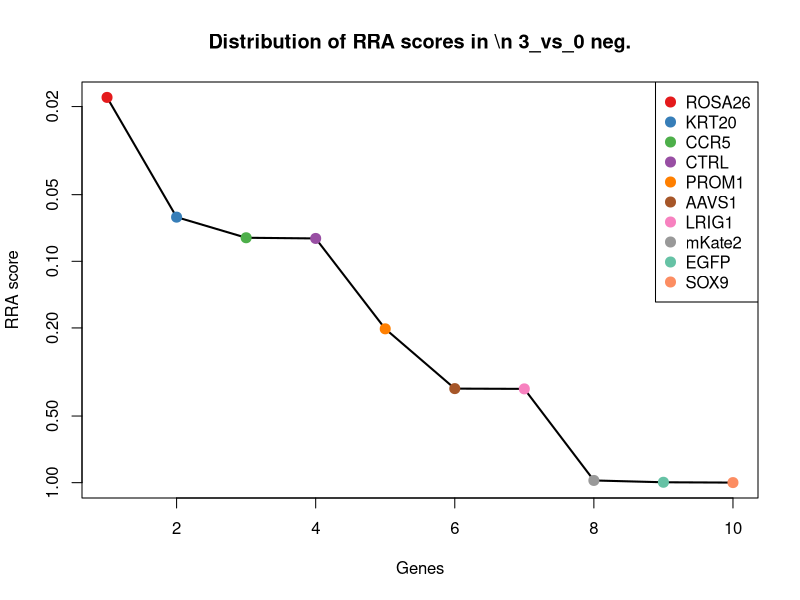
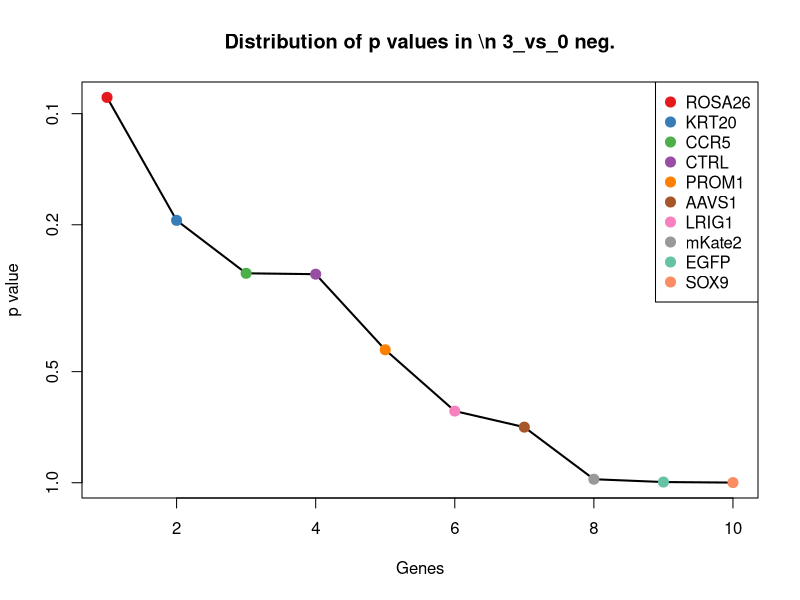
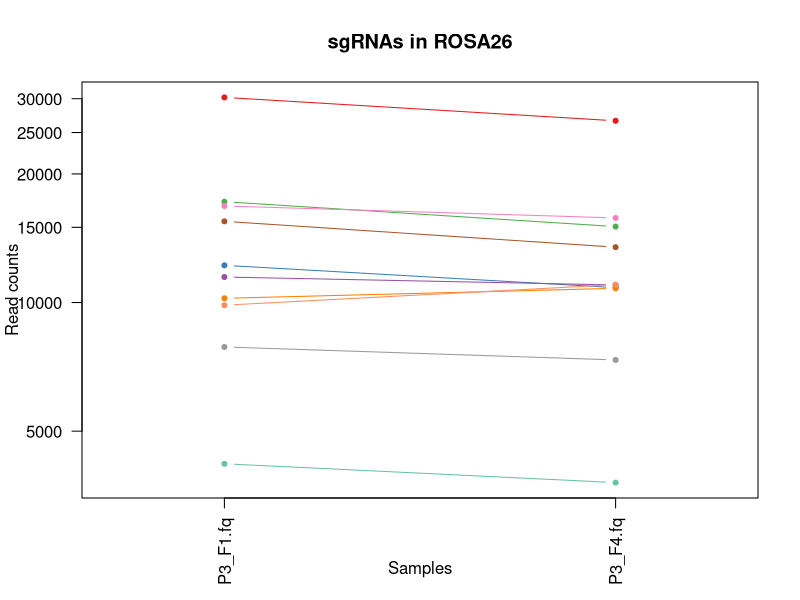
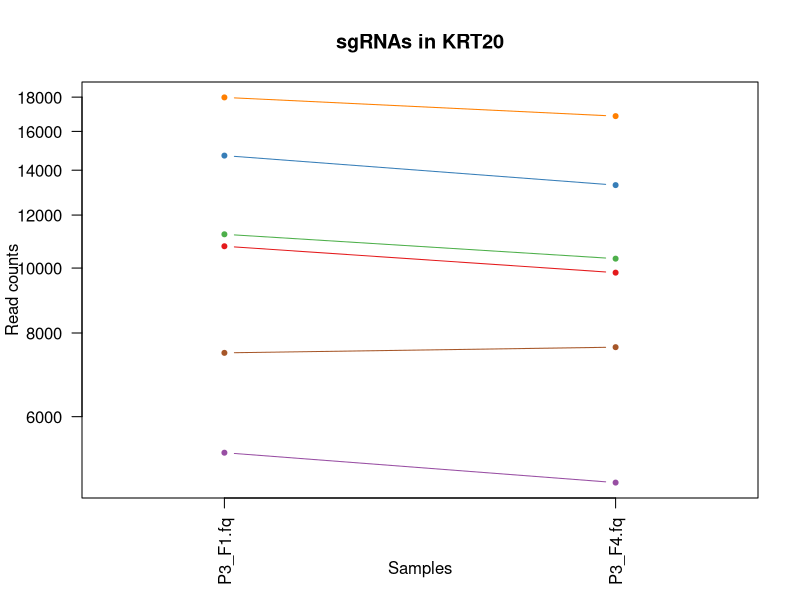
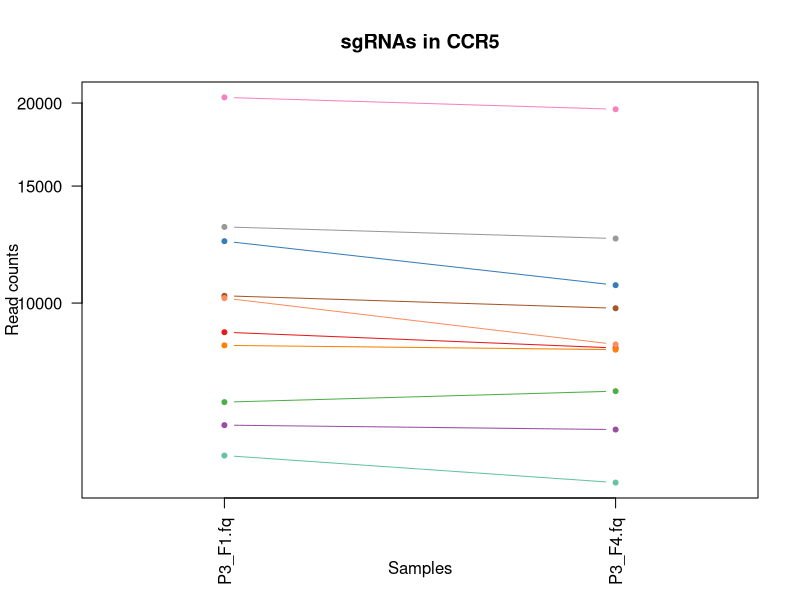
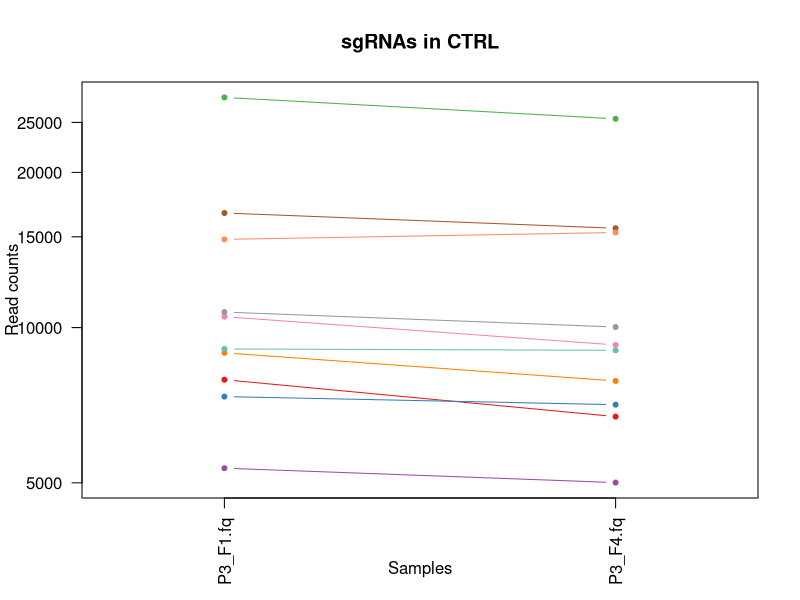
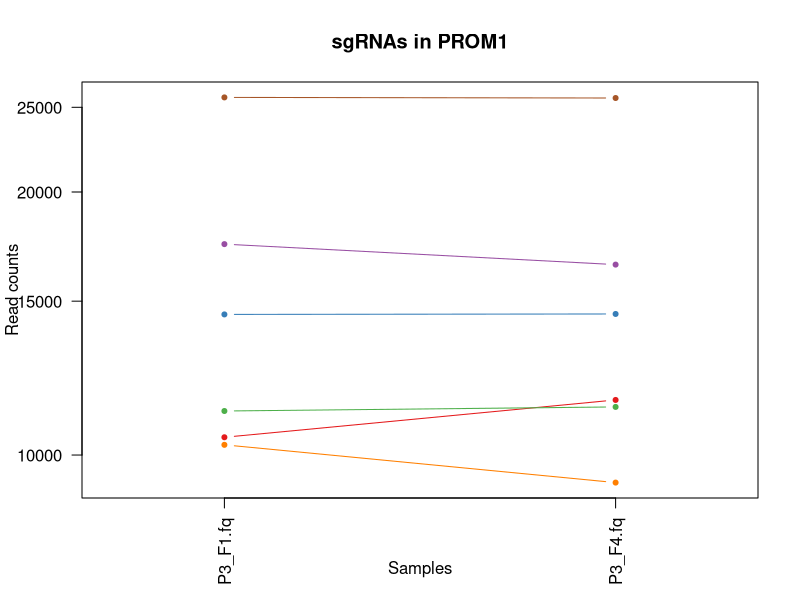
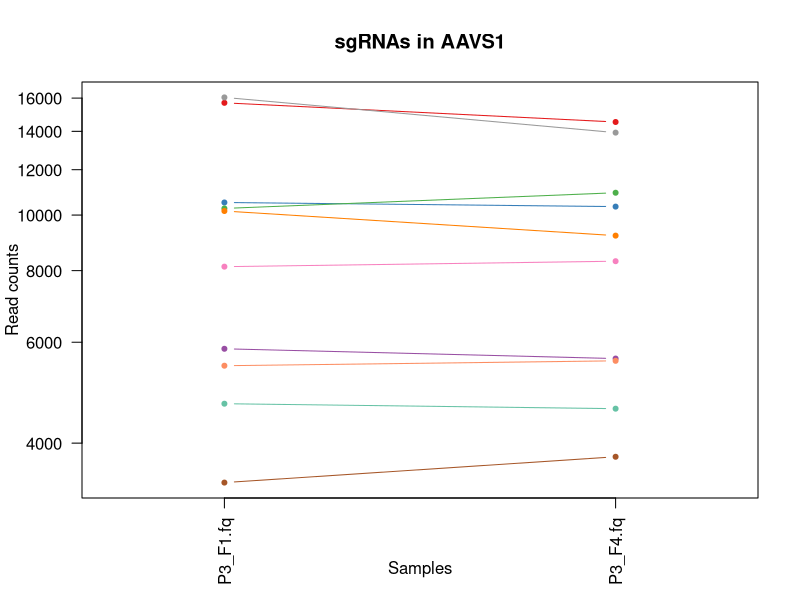

R code for these plots, in order: (Note: this script raises an error after producing the figures.)
pdf(file='P3_03_day3.pdf',width=4.5,height=4.5);
gstable=read.table('P3_03_day3.gene_summary.txt',header=T)
# 
#
# parameters
# Do not modify the variables beginning with "__"

# gstablename='__GENE_SUMMARY_FILE__'
startindex=3
# outputfile='__OUTPUT_FILE__'
targetgenelist=c("ROSA26","KRT20","CCR5","CTRL","PROM1","AAVS1","LRIG1","mKate2","EGFP","SOX9")
# samplelabel=sub('.\\w+.\\w+$','',colnames(gstable)[startindex]);
samplelabel='3_vs_0 neg.'


# You need to write some codes in front of this code:
# gstable=read.table(gstablename,header=T)
# pdf(file=outputfile,width=6,height=6)


# set up color using RColorBrewer
#library(RColorBrewer)
#colors <- brewer.pal(length(targetgenelist), "Set1")

colors=c( "#E41A1C", "#377EB8", "#4DAF4A", "#984EA3", "#FF7F00",  "#A65628", "#F781BF",
          "#999999", "#66C2A5", "#FC8D62", "#8DA0CB", "#E78AC3", "#A6D854", "#FFD92F", "#E5C494", "#B3B3B3", 
          "#8DD3C7", "#FFFFB3", "#BEBADA", "#FB8072", "#80B1D3", "#FDB462", "#B3DE69", "#FCCDE5",
          "#D9D9D9", "#BC80BD", "#CCEBC5", "#FFED6F")

######
# function definition

plotrankedvalues<-function(val, tglist, ...){
  
  plot(val,log='y',ylim=c(max(val),min(val)),type='l',lwd=2, ...)
  if(length(tglist)>0){
    for(i in 1:length(tglist)){
      targetgene=tglist[i];
      tx=which(names(val)==targetgene);ty=val[targetgene];
      points(tx,ty,col=colors[(i %% length(colors)) ],cex=2,pch=20)
      # text(tx+50,ty,targetgene,col=colors[i])
    }
    legend('topright',tglist,pch=20,pt.cex = 2,cex=1,col=colors)
  }
}



plotrandvalues<-function(val,targetgenelist, ...){
  # choose the one with the best distance distribution
  
  mindiffvalue=0;
  randval=val;
  for(i in 1:20){
    randval0=sample(val)
    vindex=sort(which(names(randval0) %in% targetgenelist))
    if(max(vindex)>0.9*length(val)){
      # print('pass...')
      next;
    }
    mindiffind=min(diff(vindex));
    if (mindiffind > mindiffvalue){
      mindiffvalue=mindiffind;
      randval=randval0;
      # print(paste('Diff: ',mindiffvalue))
    }
  }
  plot(randval,log='y',ylim=c(max(randval),min(randval)),pch=20,col='grey', ...)
  
  if(length(targetgenelist)>0){
    for(i in 1:length(targetgenelist)){
      targetgene=targetgenelist[i];
      tx=which(names(randval)==targetgene);ty=randval[targetgene];
      points(tx,ty,col=colors[(i %% length(colors)) ],cex=2,pch=20)
      text(tx+50,ty,targetgene,col=colors[i])
    }
  }
  
}




# set.seed(1235)



pvec=gstable[,startindex]
names(pvec)=gstable[,'id']
pvec=sort(pvec);

plotrankedvalues(pvec,targetgenelist,xlab='Genes',ylab='RRA score',main=paste('Distribution of RRA scores in \\n',samplelabel))

# plotrandvalues(pvec,targetgenelist,xlab='Genes',ylab='RRA score',main=paste('Distribution of RRA scores in \\n',samplelabel))


pvec=gstable[,startindex+1]
names(pvec)=gstable[,'id']
pvec=sort(pvec);

plotrankedvalues(pvec,targetgenelist,xlab='Genes',ylab='p value',main=paste('Distribution of p values in \\n',samplelabel))

# plotrandvalues(pvec,targetgenelist,xlab='Genes',ylab='p value',main=paste('Distribution of p values in \\n',samplelabel))



# you need to write after this code:
# dev.off()






# parameters
# Do not modify the variables beginning with "__"
targetmat=list(c(30210.33407871199,26634.040053230918),c(12220.302965131543,10835.354746351211),c(17218.007231953696,15056.968672651532),c(11473.842788194424,10991.441933652082),c(10231.446740278534,10796.635444075026),c(15490.75291842454,13476.737148504722),c(16826.030426712743,15775.69572115322),c(7869.360426956963,7338.5177595332325),c(4192.447569098891,3788.4417320854986),c(9859.068775299627,11012.011562986307))
targetgene="ROSA26"
collabel=c("P3_F1.fq","P3_F4.fq")

# set up color using RColorBrewer
#library(RColorBrewer)
#colors <- brewer.pal(length(targetgenelist), "Set1")

colors=c( "#E41A1C", "#377EB8", "#4DAF4A", "#984EA3", "#FF7F00",  "#A65628", "#F781BF",
          "#999999", "#66C2A5", "#FC8D62", "#8DA0CB", "#E78AC3", "#A6D854", "#FFD92F", "#E5C494", "#B3B3B3", 
          "#8DD3C7", "#FFFFB3", "#BEBADA", "#FB8072", "#80B1D3", "#FDB462", "#B3DE69", "#FCCDE5",
          "#D9D9D9", "#BC80BD", "#CCEBC5", "#FFED6F")


## code

targetmatvec=unlist(targetmat)+1
yrange=range(targetmatvec[targetmatvec>0]);
# yrange[1]=1; # set the minimum value to 1
for(i in 1:length(targetmat)){
  vali=targetmat[[i]]+1;
  if(i==1){
    plot(1:length(vali),vali,type='b',las=1,pch=20,main=paste('sgRNAs in',targetgene),ylab='Read counts',xlab='Samples',xlim=c(0.7,length(vali)+0.3),ylim = yrange,col=colors[(i %% length(colors))],xaxt='n',log='y')
    axis(1,at=1:length(vali),labels=(collabel),las=2)
    # lines(0:100,rep(1,101),col='black');
  }else{
    lines(1:length(vali),vali,type='b',pch=20,col=colors[(i %% length(colors))])
  }
}




# parameters
# Do not modify the variables beginning with "__"
targetmat=list(c(10778.510020636559,9843.172625523965),c(14720.433283777102,13300.080331869627),c(11230.987593642963,10328.373882172411),c(5299.355982159756,4781.833831108876),c(17981.5098786839,16861.046163082538),c(7470.566633798776,7618.022722839444))
targetgene="KRT20"
collabel=c("P3_F1.fq","P3_F4.fq")

# set up color using RColorBrewer
#library(RColorBrewer)
#colors <- brewer.pal(length(targetgenelist), "Set1")

colors=c( "#E41A1C", "#377EB8", "#4DAF4A", "#984EA3", "#FF7F00",  "#A65628", "#F781BF",
          "#999999", "#66C2A5", "#FC8D62", "#8DA0CB", "#E78AC3", "#A6D854", "#FFD92F", "#E5C494", "#B3B3B3", 
          "#8DD3C7", "#FFFFB3", "#BEBADA", "#FB8072", "#80B1D3", "#FDB462", "#B3DE69", "#FCCDE5",
          "#D9D9D9", "#BC80BD", "#CCEBC5", "#FFED6F")


## code

targetmatvec=unlist(targetmat)+1
yrange=range(targetmatvec[targetmatvec>0]);
# yrange[1]=1; # set the minimum value to 1
for(i in 1:length(targetmat)){
  vali=targetmat[[i]]+1;
  if(i==1){
    plot(1:length(vali),vali,type='b',las=1,pch=20,main=paste('sgRNAs in',targetgene),ylab='Read counts',xlab='Samples',xlim=c(0.7,length(vali)+0.3),ylim = yrange,col=colors[(i %% length(colors))],xaxt='n',log='y')
    axis(1,at=1:length(vali),labels=(collabel),las=2)
    # lines(0:100,rep(1,101),col='black');
  }else{
    lines(1:length(vali),vali,type='b',pch=20,col=colors[(i %% length(colors))])
  }
}




# parameters
# Do not modify the variables beginning with "__"
targetmat=list(c(9038.47385476259,8558.175781233067),c(12391.579786552047,10639.338278578023),c(7093.9280513715985,7368.767214436502),c(6550.27326497219,6450.393763573234),c(8635.41944415613,8508.566675191705),c(10254.454074499197,9821.39301799361),c(20393.019354405416,19573.817278807765),c(13018.742674937572,12505.124657011698),c(5894.990301428074,5367.463278036178),c(10171.798096002736,8663.443884296446))
targetgene="CCR5"
collabel=c("P3_F1.fq","P3_F4.fq")

# set up color using RColorBrewer
#library(RColorBrewer)
#colors <- brewer.pal(length(targetgenelist), "Set1")

colors=c( "#E41A1C", "#377EB8", "#4DAF4A", "#984EA3", "#FF7F00",  "#A65628", "#F781BF",
          "#999999", "#66C2A5", "#FC8D62", "#8DA0CB", "#E78AC3", "#A6D854", "#FFD92F", "#E5C494", "#B3B3B3", 
          "#8DD3C7", "#FFFFB3", "#BEBADA", "#FB8072", "#80B1D3", "#FDB462", "#B3DE69", "#FCCDE5",
          "#D9D9D9", "#BC80BD", "#CCEBC5", "#FFED6F")


## code

targetmatvec=unlist(targetmat)+1
yrange=range(targetmatvec[targetmatvec>0]);
# yrange[1]=1; # set the minimum value to 1
for(i in 1:length(targetmat)){
  vali=targetmat[[i]]+1;
  if(i==1){
    plot(1:length(vali),vali,type='b',las=1,pch=20,main=paste('sgRNAs in',targetgene),ylab='Read counts',xlab='Samples',xlim=c(0.7,length(vali)+0.3),ylim = yrange,col=colors[(i %% length(colors))],xaxt='n',log='y')
    axis(1,at=1:length(vali),labels=(collabel),las=2)
    # lines(0:100,rep(1,101),col='black');
  }else{
    lines(1:length(vali),vali,type='b',pch=20,col=colors[(i %% length(colors))])
  }
}




# parameters
# Do not modify the variables beginning with "__"
targetmat=list(c(7923.044206805181,6719.008923114268),c(7347.860851288564,7086.842294738029),c(27948.798337169617,25397.44233678525),c(5336.849415704543,5004.469819196941),c(8932.810542045461,7879.3780132036945),c(16678.61306300256,15580.889231576164),c(10497.309269050658,9253.91324400827),c(10717.157129381454,10024.669354943582),c(9089.601264141844,9034.907190508598),c(14826.948719983882,15289.284486308643))
targetgene="CTRL"
collabel=c("P3_F1.fq","P3_F4.fq")

# set up color using RColorBrewer
#library(RColorBrewer)
#colors <- brewer.pal(length(targetgenelist), "Set1")

colors=c( "#E41A1C", "#377EB8", "#4DAF4A", "#984EA3", "#FF7F00",  "#A65628", "#F781BF",
          "#999999", "#66C2A5", "#FC8D62", "#8DA0CB", "#E78AC3", "#A6D854", "#FFD92F", "#E5C494", "#B3B3B3", 
          "#8DD3C7", "#FFFFB3", "#BEBADA", "#FB8072", "#80B1D3", "#FDB462", "#B3DE69", "#FCCDE5",
          "#D9D9D9", "#BC80BD", "#CCEBC5", "#FFED6F")


## code

targetmatvec=unlist(targetmat)+1
yrange=range(targetmatvec[targetmatvec>0]);
# yrange[1]=1; # set the minimum value to 1
for(i in 1:length(targetmat)){
  vali=targetmat[[i]]+1;
  if(i==1){
    plot(1:length(vali),vali,type='b',las=1,pch=20,main=paste('sgRNAs in',targetgene),ylab='Read counts',xlab='Samples',xlim=c(0.7,length(vali)+0.3),ylim = yrange,col=colors[(i %% length(colors))],xaxt='n',log='y')
    axis(1,at=1:length(vali),labels=(collabel),las=2)
    # lines(0:100,rep(1,101),col='black');
  }else{
    lines(1:length(vali),vali,type='b',pch=20,col=colors[(i %% length(colors))])
  }
}




# parameters
# Do not modify the variables beginning with "__"
targetmat=list(c(10478.562552278265,11561.341664029684),c(14484.395077142875,14501.5886806275),c(11229.283346663655,11350.805457902927),c(17431.89022785691,16516.202377185262),c(10271.496544292282,9298.68243726511),c(25659.994643958315,25618.868346677184))
targetgene="PROM1"
collabel=c("P3_F1.fq","P3_F4.fq")

# set up color using RColorBrewer
#library(RColorBrewer)
#colors <- brewer.pal(length(targetgenelist), "Set1")

colors=c( "#E41A1C", "#377EB8", "#4DAF4A", "#984EA3", "#FF7F00",  "#A65628", "#F781BF",
          "#999999", "#66C2A5", "#FC8D62", "#8DA0CB", "#E78AC3", "#A6D854", "#FFD92F", "#E5C494", "#B3B3B3", 
          "#8DD3C7", "#FFFFB3", "#BEBADA", "#FB8072", "#80B1D3", "#FDB462", "#B3DE69", "#FCCDE5",
          "#D9D9D9", "#BC80BD", "#CCEBC5", "#FFED6F")


## code

targetmatvec=unlist(targetmat)+1
yrange=range(targetmatvec[targetmatvec>0]);
# yrange[1]=1; # set the minimum value to 1
for(i in 1:length(targetmat)){
  vali=targetmat[[i]]+1;
  if(i==1){
    plot(1:length(vali),vali,type='b',las=1,pch=20,main=paste('sgRNAs in',targetgene),ylab='Read counts',xlab='Samples',xlim=c(0.7,length(vali)+0.3),ylim = yrange,col=colors[(i %% length(colors))],xaxt='n',log='y')
    axis(1,at=1:length(vali),labels=(collabel),las=2)
    # lines(0:100,rep(1,101),col='black');
  }else{
    lines(1:length(vali),vali,type='b',pch=20,col=colors[(i %% length(colors))])
  }
}




# parameters
# Do not modify the variables beginning with "__"
targetmat=list(c(15697.818926410522,14534.258091923031),c(10518.612356292015,10345.31357691824),c(10269.792297312973,10938.202893022328),c(5843.010768559166,5617.928764635251),c(10164.128984595847,9206.72409435917),c(3412.7545760652556,3786.021775693237),c(8127.553844322199,8307.710294633995),c(16043.781063210146,13926.849037465376),c(4685.827069608699,4593.0772325124735),c(5458.703074725101,5567.109680397758))
targetgene="AAVS1"
collabel=c("P3_F1.fq","P3_F4.fq")

# set up color using RColorBrewer
#library(RColorBrewer)
#colors <- brewer.pal(length(targetgenelist), "Set1")

colors=c( "#E41A1C", "#377EB8", "#4DAF4A", "#984EA3", "#FF7F00",  "#A65628", "#F781BF",
          "#999999", "#66C2A5", "#FC8D62", "#8DA0CB", "#E78AC3", "#A6D854", "#FFD92F", "#E5C494", "#B3B3B3", 
          "#8DD3C7", "#FFFFB3", "#BEBADA", "#FB8072", "#80B1D3", "#FDB462", "#B3DE69", "#FCCDE5",
          "#D9D9D9", "#BC80BD", "#CCEBC5", "#FFED6F")


## code

targetmatvec=unlist(targetmat)+1
yrange=range(targetmatvec[targetmatvec>0]);
# yrange[1]=1; # set the minimum value to 1
for(i in 1:length(targetmat)){
  vali=targetmat[[i]]+1;
  if(i==1){
    plot(1:length(vali),vali,type='b',las=1,pch=20,main=paste('sgRNAs in',targetgene),ylab='Read counts',xlab='Samples',xlim=c(0.7,length(vali)+0.3),ylim = yrange,col=colors[(i %% length(colors))],xaxt='n',log='y')
    axis(1,at=1:length(vali),labels=(collabel),las=2)
    # lines(0:100,rep(1,101),col='black');
  }else{
    lines(1:length(vali),vali,type='b',pch=20,col=colors[(i %% length(colors))])
  }
}




# parameters
# Do not modify the variables beginning with "__"
targetmat=list(c(13009.369316551376,12399.85655394832),c(8011.665049729222,6968.264431517211),c(6632.929243468651,6809.757287824078),c(13669.765021033416,15493.770801454746),c(20548.957953012145,20862.444057687055),c(9053.812077576365,8376.67905181345))
targetgene="LRIG1"
collabel=c("P3_F1.fq","P3_F4.fq")

# set up color using RColorBrewer
#library(RColorBrewer)
#colors <- brewer.pal(length(targetgenelist), "Set1")

colors=c( "#E41A1C", "#377EB8", "#4DAF4A", "#984EA3", "#FF7F00",  "#A65628", "#F781BF",
          "#999999", "#66C2A5", "#FC8D62", "#8DA0CB", "#E78AC3", "#A6D854", "#FFD92F", "#E5C494", "#B3B3B3", 
          "#8DD3C7", "#FFFFB3", "#BEBADA", "#FB8072", "#80B1D3", "#FDB462", "#B3DE69", "#FCCDE5",
          "#D9D9D9", "#BC80BD", "#CCEBC5", "#FFED6F")


## code

targetmatvec=unlist(targetmat)+1
yrange=range(targetmatvec[targetmatvec>0]);
# yrange[1]=1; # set the minimum value to 1
for(i in 1:length(targetmat)){
  vali=targetmat[[i]]+1;
  if(i==1){
    plot(1:length(vali),vali,type='b',las=1,pch=20,main=paste('sgRNAs in',targetgene),ylab='Read counts',xlab='Samples',xlim=c(0.7,length(vali)+0.3),ylim = yrange,col=colors[(i %% length(colors))],xaxt='n',log='y')
    axis(1,at=1:length(vali),labels=(collabel),las=2)
    # lines(0:100,rep(1,101),col='black');
  }else{
    lines(1:length(vali),vali,type='b',pch=20,col=colors[(i %% length(colors))])
  }
}




# parameters
# Do not modify the variables beginning with "__"
targetmat=list(c(7330.818381495479,7633.7524393891445),c(7136.534225854311,7319.15810839514),c(8263.041479177224,8022.155440347127),c(6903.904513178702,7184.850528624622),c(6422.454741524053,7288.90865349187),c(13485.706347268098,14500.37870243137))
targetgene="mKate2"
collabel=c("P3_F1.fq","P3_F4.fq")

# set up color using RColorBrewer
#library(RColorBrewer)
#colors <- brewer.pal(length(targetgenelist), "Set1")

colors=c( "#E41A1C", "#377EB8", "#4DAF4A", "#984EA3", "#FF7F00",  "#A65628", "#F781BF",
          "#999999", "#66C2A5", "#FC8D62", "#8DA0CB", "#E78AC3", "#A6D854", "#FFD92F", "#E5C494", "#B3B3B3", 
          "#8DD3C7", "#FFFFB3", "#BEBADA", "#FB8072", "#80B1D3", "#FDB462", "#B3DE69", "#FCCDE5",
          "#D9D9D9", "#BC80BD", "#CCEBC5", "#FFED6F")


## code

targetmatvec=unlist(targetmat)+1
yrange=range(targetmatvec[targetmatvec>0]);
# yrange[1]=1; # set the minimum value to 1
for(i in 1:length(targetmat)){
  vali=targetmat[[i]]+1;
  if(i==1){
    plot(1:length(vali),vali,type='b',las=1,pch=20,main=paste('sgRNAs in',targetgene),ylab='Read counts',xlab='Samples',xlim=c(0.7,length(vali)+0.3),ylim = yrange,col=colors[(i %% length(colors))],xaxt='n',log='y')
    axis(1,at=1:length(vali),labels=(collabel),las=2)
    # lines(0:100,rep(1,101),col='black');
  }else{
    lines(1:length(vali),vali,type='b',pch=20,col=colors[(i %% length(colors))])
  }
}




# parameters
# Do not modify the variables beginning with "__"
targetmat=list(c(7333.374751964442,16930.014920261994),c(11952.73618938011,17161.12075572297),c(6358.545479799985,8428.708114247072),c(8106.250757080843,9417.260300485927),c(10895.250938719191,15261.454987797635),c(15811.151350534537,15854.344303901722))
targetgene="EGFP"
collabel=c("P3_F1.fq","P3_F4.fq")

# set up color using RColorBrewer
#library(RColorBrewer)
#colors <- brewer.pal(length(targetgenelist), "Set1")

colors=c( "#E41A1C", "#377EB8", "#4DAF4A", "#984EA3", "#FF7F00",  "#A65628", "#F781BF",
          "#999999", "#66C2A5", "#FC8D62", "#8DA0CB", "#E78AC3", "#A6D854", "#FFD92F", "#E5C494", "#B3B3B3", 
          "#8DD3C7", "#FFFFB3", "#BEBADA", "#FB8072", "#80B1D3", "#FDB462", "#B3DE69", "#FCCDE5",
          "#D9D9D9", "#BC80BD", "#CCEBC5", "#FFED6F")


## code

targetmatvec=unlist(targetmat)+1
yrange=range(targetmatvec[targetmatvec>0]);
# yrange[1]=1; # set the minimum value to 1
for(i in 1:length(targetmat)){
  vali=targetmat[[i]]+1;
  if(i==1){
    plot(1:length(vali),vali,type='b',las=1,pch=20,main=paste('sgRNAs in',targetgene),ylab='Read counts',xlab='Samples',xlim=c(0.7,length(vali)+0.3),ylim = yrange,col=colors[(i %% length(colors))],xaxt='n',log='y')
    axis(1,at=1:length(vali),labels=(collabel),las=2)
    # lines(0:100,rep(1,101),col='black');
  }else{
    lines(1:length(vali),vali,type='b',pch=20,col=colors[(i %% length(colors))])
  }
}




# parameters
# Do not modify the variables beginning with "__"
targetmat=list(c(8406.198225439139,10638.128300381892),c(6294.636218075916,7310.688261022224),c(6818.6921642132775,8663.443884296446),c(4023.72711814735,4854.432522876724),c(10619.162928071215,10907.953438119059),c(14719.581160287447,16276.626694351367))
targetgene="SOX9"
collabel=c("P3_F1.fq","P3_F4.fq")

# set up color using RColorBrewer
#library(RColorBrewer)
#colors <- brewer.pal(length(targetgenelist), "Set1")

colors=c( "#E41A1C", "#377EB8", "#4DAF4A", "#984EA3", "#FF7F00",  "#A65628", "#F781BF",
          "#999999", "#66C2A5", "#FC8D62", "#8DA0CB", "#E78AC3", "#A6D854", "#FFD92F", "#E5C494", "#B3B3B3", 
          "#8DD3C7", "#FFFFB3", "#BEBADA", "#FB8072", "#80B1D3", "#FDB462", "#B3DE69", "#FCCDE5",
          "#D9D9D9", "#BC80BD", "#CCEBC5", "#FFED6F")


## code

targetmatvec=unlist(targetmat)+1
yrange=range(targetmatvec[targetmatvec>0]);
# yrange[1]=1; # set the minimum value to 1
for(i in 1:length(targetmat)){
  vali=targetmat[[i]]+1;
  if(i==1){
    plot(1:length(vali),vali,type='b',las=1,pch=20,main=paste('sgRNAs in',targetgene),ylab='Read counts',xlab='Samples',xlim=c(0.7,length(vali)+0.3),ylim = yrange,col=colors[(i %% length(colors))],xaxt='n',log='y')
    axis(1,at=1:length(vali),labels=(collabel),las=2)
    # lines(0:100,rep(1,101),col='black');
  }else{
    lines(1:length(vali),vali,type='b',pch=20,col=colors[(i %% length(colors))])
  }
}



# 
#
# parameters
# Do not modify the variables beginning with "__"

# gstablename='__GENE_SUMMARY_FILE__'
startindex=9
# outputfile='__OUTPUT_FILE__'
targetgenelist=c("EGFP","SOX9","mKate2","LRIG1","PROM1","AAVS1","ROSA26","KRT20","CCR5","CTRL")
# samplelabel=sub('.\\w+.\\w+$','',colnames(gstable)[startindex]);
samplelabel='3_vs_0 pos.'


# You need to write some codes in front of this code:
# gstable=read.table(gstablename,header=T)
# pdf(file=outputfile,width=6,height=6)


# set up color using RColorBrewer
#library(RColorBrewer)
#colors <- brewer.pal(length(targetgenelist), "Set1")

colors=c( "#E41A1C", "#377EB8", "#4DAF4A", "#984EA3", "#FF7F00",  "#A65628", "#F781BF",
          "#999999", "#66C2A5", "#FC8D62", "#8DA0CB", "#E78AC3", "#A6D854", "#FFD92F", "#E5C494", "#B3B3B3", 
          "#8DD3C7", "#FFFFB3", "#BEBADA", "#FB8072", "#80B1D3", "#FDB462", "#B3DE69", "#FCCDE5",
          "#D9D9D9", "#BC80BD", "#CCEBC5", "#FFED6F")

######
# function definition

plotrankedvalues<-function(val, tglist, ...){
  
  plot(val,log='y',ylim=c(max(val),min(val)),type='l',lwd=2, ...)
  if(length(tglist)>0){
    for(i in 1:length(tglist)){
      targetgene=tglist[i];
      tx=which(names(val)==targetgene);ty=val[targetgene];
      points(tx,ty,col=colors[(i %% length(colors)) ],cex=2,pch=20)
      # text(tx+50,ty,targetgene,col=colors[i])
    }
    legend('topright',tglist,pch=20,pt.cex = 2,cex=1,col=colors)
  }
}



plotrandvalues<-function(val,targetgenelist, ...){
  # choose the one with the best distance distribution
  
  mindiffvalue=0;
  randval=val;
  for(i in 1:20){
    randval0=sample(val)
    vindex=sort(which(names(randval0) %in% targetgenelist))
    if(max(vindex)>0.9*length(val)){
      # print('pass...')
      next;
    }
    mindiffind=min(diff(vindex));
    if (mindiffind > mindiffvalue){
      mindiffvalue=mindiffind;
      randval=randval0;
      # print(paste('Diff: ',mindiffvalue))
    }
  }
  plot(randval,log='y',ylim=c(max(randval),min(randval)),pch=20,col='grey', ...)
  
  if(length(targetgenelist)>0){
    for(i in 1:length(targetgenelist)){
      targetgene=targetgenelist[i];
      tx=which(names(randval)==targetgene);ty=randval[targetgene];
      points(tx,ty,col=colors[(i %% length(colors)) ],cex=2,pch=20)
      text(tx+50,ty,targetgene,col=colors[i])
    }
  }
  
}




# set.seed(1235)



pvec=gstable[,startindex]
names(pvec)=gstable[,'id']
pvec=sort(pvec);

plotrankedvalues(pvec,targetgenelist,xlab='Genes',ylab='RRA score',main=paste('Distribution of RRA scores in \\n',samplelabel))

# plotrandvalues(pvec,targetgenelist,xlab='Genes',ylab='RRA score',main=paste('Distribution of RRA scores in \\n',samplelabel))


pvec=gstable[,startindex+1]
names(pvec)=gstable[,'id']
pvec=sort(pvec);

plotrankedvalues(pvec,targetgenelist,xlab='Genes',ylab='p value',main=paste('Distribution of p values in \\n',samplelabel))

# plotrandvalues(pvec,targetgenelist,xlab='Genes',ylab='p value',main=paste('Distribution of p values in \\n',samplelabel))



# you need to write after this code:
# dev.off()






# parameters
# Do not modify the variables beginning with "__"
targetmat=list(c(7333.374751964442,16930.014920261994),c(11952.73618938011,17161.12075572297),c(6358.545479799985,8428.708114247072),c(8106.250757080843,9417.260300485927),c(10895.250938719191,15261.454987797635),c(15811.151350534537,15854.344303901722))
targetgene="EGFP"
collabel=c("P3_F1.fq","P3_F4.fq")

# set up color using RColorBrewer
#library(RColorBrewer)
#colors <- brewer.pal(length(targetgenelist), "Set1")

colors=c( "#E41A1C", "#377EB8", "#4DAF4A", "#984EA3", "#FF7F00",  "#A65628", "#F781BF",
          "#999999", "#66C2A5", "#FC8D62", "#8DA0CB", "#E78AC3", "#A6D854", "#FFD92F", "#E5C494", "#B3B3B3", 
          "#8DD3C7", "#FFFFB3", "#BEBADA", "#FB8072", "#80B1D3", "#FDB462", "#B3DE69", "#FCCDE5",
          "#D9D9D9", "#BC80BD", "#CCEBC5", "#FFED6F")


## code

targetmatvec=unlist(targetmat)+1
yrange=range(targetmatvec[targetmatvec>0]);
# yrange[1]=1; # set the minimum value to 1
for(i in 1:length(targetmat)){
  vali=targetmat[[i]]+1;
  if(i==1){
    plot(1:length(vali),vali,type='b',las=1,pch=20,main=paste('sgRNAs in',targetgene),ylab='Read counts',xlab='Samples',xlim=c(0.7,length(vali)+0.3),ylim = yrange,col=colors[(i %% length(colors))],xaxt='n',log='y')
    axis(1,at=1:length(vali),labels=(collabel),las=2)
    # lines(0:100,rep(1,101),col='black');
  }else{
    lines(1:length(vali),vali,type='b',pch=20,col=colors[(i %% length(colors))])
  }
}




# parameters
# Do not modify the variables beginning with "__"
targetmat=list(c(8406.198225439139,10638.128300381892),c(6294.636218075916,7310.688261022224),c(6818.6921642132775,8663.443884296446),c(4023.72711814735,4854.432522876724),c(10619.162928071215,10907.953438119059),c(14719.581160287447,16276.626694351367))
targetgene="SOX9"
collabel=c("P3_F1.fq","P3_F4.fq")

# set up color using RColorBrewer
#library(RColorBrewer)
#colors <- brewer.pal(length(targetgenelist), "Set1")

colors=c( "#E41A1C", "#377EB8", "#4DAF4A", "#984EA3", "#FF7F00",  "#A65628", "#F781BF",
          "#999999", "#66C2A5", "#FC8D62", "#8DA0CB", "#E78AC3", "#A6D854", "#FFD92F", "#E5C494", "#B3B3B3", 
          "#8DD3C7", "#FFFFB3", "#BEBADA", "#FB8072", "#80B1D3", "#FDB462", "#B3DE69", "#FCCDE5",
          "#D9D9D9", "#BC80BD", "#CCEBC5", "#FFED6F")


## code

targetmatvec=unlist(targetmat)+1
yrange=range(targetmatvec[targetmatvec>0]);
# yrange[1]=1; # set the minimum value to 1
for(i in 1:length(targetmat)){
  vali=targetmat[[i]]+1;
  if(i==1){
    plot(1:length(vali),vali,type='b',las=1,pch=20,main=paste('sgRNAs in',targetgene),ylab='Read counts',xlab='Samples',xlim=c(0.7,length(vali)+0.3),ylim = yrange,col=colors[(i %% length(colors))],xaxt='n',log='y')
    axis(1,at=1:length(vali),labels=(collabel),las=2)
    # lines(0:100,rep(1,101),col='black');
  }else{
    lines(1:length(vali),vali,type='b',pch=20,col=colors[(i %% length(colors))])
  }
}




# parameters
# Do not modify the variables beginning with "__"
targetmat=list(c(7330.818381495479,7633.7524393891445),c(7136.534225854311,7319.15810839514),c(8263.041479177224,8022.155440347127),c(6903.904513178702,7184.850528624622),c(6422.454741524053,7288.90865349187),c(13485.706347268098,14500.37870243137))
targetgene="mKate2"
collabel=c("P3_F1.fq","P3_F4.fq")

# set up color using RColorBrewer
#library(RColorBrewer)
#colors <- brewer.pal(length(targetgenelist), "Set1")

colors=c( "#E41A1C", "#377EB8", "#4DAF4A", "#984EA3", "#FF7F00",  "#A65628", "#F781BF",
          "#999999", "#66C2A5", "#FC8D62", "#8DA0CB", "#E78AC3", "#A6D854", "#FFD92F", "#E5C494", "#B3B3B3", 
          "#8DD3C7", "#FFFFB3", "#BEBADA", "#FB8072", "#80B1D3", "#FDB462", "#B3DE69", "#FCCDE5",
          "#D9D9D9", "#BC80BD", "#CCEBC5", "#FFED6F")


## code

targetmatvec=unlist(targetmat)+1
yrange=range(targetmatvec[targetmatvec>0]);
# yrange[1]=1; # set the minimum value to 1
for(i in 1:length(targetmat)){
  vali=targetmat[[i]]+1;
  if(i==1){
    plot(1:length(vali),vali,type='b',las=1,pch=20,main=paste('sgRNAs in',targetgene),ylab='Read counts',xlab='Samples',xlim=c(0.7,length(vali)+0.3),ylim = yrange,col=colors[(i %% length(colors))],xaxt='n',log='y')
    axis(1,at=1:length(vali),labels=(collabel),las=2)
    # lines(0:100,rep(1,101),col='black');
  }else{
    lines(1:length(vali),vali,type='b',pch=20,col=colors[(i %% length(colors))])
  }
}




# parameters
# Do not modify the variables beginning with "__"
targetmat=list(c(13009.369316551376,12399.85655394832),c(8011.665049729222,6968.264431517211),c(6632.929243468651,6809.757287824078),c(13669.765021033416,15493.770801454746),c(20548.957953012145,20862.444057687055),c(9053.812077576365,8376.67905181345))
targetgene="LRIG1"
collabel=c("P3_F1.fq","P3_F4.fq")

# set up color using RColorBrewer
#library(RColorBrewer)
#colors <- brewer.pal(length(targetgenelist), "Set1")

colors=c( "#E41A1C", "#377EB8", "#4DAF4A", "#984EA3", "#FF7F00",  "#A65628", "#F781BF",
          "#999999", "#66C2A5", "#FC8D62", "#8DA0CB", "#E78AC3", "#A6D854", "#FFD92F", "#E5C494", "#B3B3B3", 
          "#8DD3C7", "#FFFFB3", "#BEBADA", "#FB8072", "#80B1D3", "#FDB462", "#B3DE69", "#FCCDE5",
          "#D9D9D9", "#BC80BD", "#CCEBC5", "#FFED6F")


## code

targetmatvec=unlist(targetmat)+1
yrange=range(targetmatvec[targetmatvec>0]);
# yrange[1]=1; # set the minimum value to 1
for(i in 1:length(targetmat)){
  vali=targetmat[[i]]+1;
  if(i==1){
    plot(1:length(vali),vali,type='b',las=1,pch=20,main=paste('sgRNAs in',targetgene),ylab='Read counts',xlab='Samples',xlim=c(0.7,length(vali)+0.3),ylim = yrange,col=colors[(i %% length(colors))],xaxt='n',log='y')
    axis(1,at=1:length(vali),labels=(collabel),las=2)
    # lines(0:100,rep(1,101),col='black');
  }else{
    lines(1:length(vali),vali,type='b',pch=20,col=colors[(i %% length(colors))])
  }
}




# parameters
# Do not modify the variables beginning with "__"
targetmat=list(c(10478.562552278265,11561.341664029684),c(14484.395077142875,14501.5886806275),c(11229.283346663655,11350.805457902927),c(17431.89022785691,16516.202377185262),c(10271.496544292282,9298.68243726511),c(25659.994643958315,25618.868346677184))
targetgene="PROM1"
collabel=c("P3_F1.fq","P3_F4.fq")

# set up color using RColorBrewer
#library(RColorBrewer)
#colors <- brewer.pal(length(targetgenelist), "Set1")

colors=c( "#E41A1C", "#377EB8", "#4DAF4A", "#984EA3", "#FF7F00",  "#A65628", "#F781BF",
          "#999999", "#66C2A5", "#FC8D62", "#8DA0CB", "#E78AC3", "#A6D854", "#FFD92F", "#E5C494", "#B3B3B3", 
          "#8DD3C7", "#FFFFB3", "#BEBADA", "#FB8072", "#80B1D3", "#FDB462", "#B3DE69", "#FCCDE5",
          "#D9D9D9", "#BC80BD", "#CCEBC5", "#FFED6F")


## code

targetmatvec=unlist(targetmat)+1
yrange=range(targetmatvec[targetmatvec>0]);
# yrange[1]=1; # set the minimum value to 1
for(i in 1:length(targetmat)){
  vali=targetmat[[i]]+1;
  if(i==1){
    plot(1:length(vali),vali,type='b',las=1,pch=20,main=paste('sgRNAs in',targetgene),ylab='Read counts',xlab='Samples',xlim=c(0.7,length(vali)+0.3),ylim = yrange,col=colors[(i %% length(colors))],xaxt='n',log='y')
    axis(1,at=1:length(vali),labels=(collabel),las=2)
    # lines(0:100,rep(1,101),col='black');
  }else{
    lines(1:length(vali),vali,type='b',pch=20,col=colors[(i %% length(colors))])
  }
}




# parameters
# Do not modify the variables beginning with "__"
targetmat=list(c(15697.818926410522,14534.258091923031),c(10518.612356292015,10345.31357691824),c(10269.792297312973,10938.202893022328),c(5843.010768559166,5617.928764635251),c(10164.128984595847,9206.72409435917),c(3412.7545760652556,3786.021775693237),c(8127.553844322199,8307.710294633995),c(16043.781063210146,13926.849037465376),c(4685.827069608699,4593.0772325124735),c(5458.703074725101,5567.109680397758))
targetgene="AAVS1"
collabel=c("P3_F1.fq","P3_F4.fq")

# set up color using RColorBrewer
#library(RColorBrewer)
#colors <- brewer.pal(length(targetgenelist), "Set1")

colors=c( "#E41A1C", "#377EB8", "#4DAF4A", "#984EA3", "#FF7F00",  "#A65628", "#F781BF",
          "#999999", "#66C2A5", "#FC8D62", "#8DA0CB", "#E78AC3", "#A6D854", "#FFD92F", "#E5C494", "#B3B3B3", 
          "#8DD3C7", "#FFFFB3", "#BEBADA", "#FB8072", "#80B1D3", "#FDB462", "#B3DE69", "#FCCDE5",
          "#D9D9D9", "#BC80BD", "#CCEBC5", "#FFED6F")


## code

targetmatvec=unlist(targetmat)+1
yrange=range(targetmatvec[targetmatvec>0]);
# yrange[1]=1; # set the minimum value to 1
for(i in 1:length(targetmat)){
  vali=targetmat[[i]]+1;
  if(i==1){
    plot(1:length(vali),vali,type='b',las=1,pch=20,main=paste('sgRNAs in',targetgene),ylab='Read counts',xlab='Samples',xlim=c(0.7,length(vali)+0.3),ylim = yrange,col=colors[(i %% length(colors))],xaxt='n',log='y')
    axis(1,at=1:length(vali),labels=(collabel),las=2)
    # lines(0:100,rep(1,101),col='black');
  }else{
    lines(1:length(vali),vali,type='b',pch=20,col=colors[(i %% length(colors))])
  }
}




# parameters
# Do not modify the variables beginning with "__"
targetmat=list(c(30210.33407871199,26634.040053230918),c(12220.302965131543,10835.354746351211),c(17218.007231953696,15056.968672651532),c(11473.842788194424,10991.441933652082),c(10231.446740278534,10796.635444075026),c(15490.75291842454,13476.737148504722),c(16826.030426712743,15775.69572115322),c(7869.360426956963,7338.5177595332325),c(4192.447569098891,3788.4417320854986),c(9859.068775299627,11012.011562986307))
targetgene="ROSA26"
collabel=c("P3_F1.fq","P3_F4.fq")

# set up color using RColorBrewer
#library(RColorBrewer)
#colors <- brewer.pal(length(targetgenelist), "Set1")

colors=c( "#E41A1C", "#377EB8", "#4DAF4A", "#984EA3", "#FF7F00",  "#A65628", "#F781BF",
          "#999999", "#66C2A5", "#FC8D62", "#8DA0CB", "#E78AC3", "#A6D854", "#FFD92F", "#E5C494", "#B3B3B3", 
          "#8DD3C7", "#FFFFB3", "#BEBADA", "#FB8072", "#80B1D3", "#FDB462", "#B3DE69", "#FCCDE5",
          "#D9D9D9", "#BC80BD", "#CCEBC5", "#FFED6F")


## code

targetmatvec=unlist(targetmat)+1
yrange=range(targetmatvec[targetmatvec>0]);
# yrange[1]=1; # set the minimum value to 1
for(i in 1:length(targetmat)){
  vali=targetmat[[i]]+1;
  if(i==1){
    plot(1:length(vali),vali,type='b',las=1,pch=20,main=paste('sgRNAs in',targetgene),ylab='Read counts',xlab='Samples',xlim=c(0.7,length(vali)+0.3),ylim = yrange,col=colors[(i %% length(colors))],xaxt='n',log='y')
    axis(1,at=1:length(vali),labels=(collabel),las=2)
    # lines(0:100,rep(1,101),col='black');
  }else{
    lines(1:length(vali),vali,type='b',pch=20,col=colors[(i %% length(colors))])
  }
}




# parameters
# Do not modify the variables beginning with "__"
targetmat=list(c(10778.510020636559,9843.172625523965),c(14720.433283777102,13300.080331869627),c(11230.987593642963,10328.373882172411),c(5299.355982159756,4781.833831108876),c(17981.5098786839,16861.046163082538),c(7470.566633798776,7618.022722839444))
targetgene="KRT20"
collabel=c("P3_F1.fq","P3_F4.fq")

# set up color using RColorBrewer
#library(RColorBrewer)
#colors <- brewer.pal(length(targetgenelist), "Set1")

colors=c( "#E41A1C", "#377EB8", "#4DAF4A", "#984EA3", "#FF7F00",  "#A65628", "#F781BF",
          "#999999", "#66C2A5", "#FC8D62", "#8DA0CB", "#E78AC3", "#A6D854", "#FFD92F", "#E5C494", "#B3B3B3", 
          "#8DD3C7", "#FFFFB3", "#BEBADA", "#FB8072", "#80B1D3", "#FDB462", "#B3DE69", "#FCCDE5",
          "#D9D9D9", "#BC80BD", "#CCEBC5", "#FFED6F")


## code

targetmatvec=unlist(targetmat)+1
yrange=range(targetmatvec[targetmatvec>0]);
# yrange[1]=1; # set the minimum value to 1
for(i in 1:length(targetmat)){
  vali=targetmat[[i]]+1;
  if(i==1){
    plot(1:length(vali),vali,type='b',las=1,pch=20,main=paste('sgRNAs in',targetgene),ylab='Read counts',xlab='Samples',xlim=c(0.7,length(vali)+0.3),ylim = yrange,col=colors[(i %% length(colors))],xaxt='n',log='y')
    axis(1,at=1:length(vali),labels=(collabel),las=2)
    # lines(0:100,rep(1,101),col='black');
  }else{
    lines(1:length(vali),vali,type='b',pch=20,col=colors[(i %% length(colors))])
  }
}




# parameters
# Do not modify the variables beginning with "__"
targetmat=list(c(9038.47385476259,8558.175781233067),c(12391.579786552047,10639.338278578023),c(7093.9280513715985,7368.767214436502),c(6550.27326497219,6450.393763573234),c(8635.41944415613,8508.566675191705),c(10254.454074499197,9821.39301799361),c(20393.019354405416,19573.817278807765),c(13018.742674937572,12505.124657011698),c(5894.990301428074,5367.463278036178),c(10171.798096002736,8663.443884296446))
targetgene="CCR5"
collabel=c("P3_F1.fq","P3_F4.fq")

# set up color using RColorBrewer
#library(RColorBrewer)
#colors <- brewer.pal(length(targetgenelist), "Set1")

colors=c( "#E41A1C", "#377EB8", "#4DAF4A", "#984EA3", "#FF7F00",  "#A65628", "#F781BF",
          "#999999", "#66C2A5", "#FC8D62", "#8DA0CB", "#E78AC3", "#A6D854", "#FFD92F", "#E5C494", "#B3B3B3", 
          "#8DD3C7", "#FFFFB3", "#BEBADA", "#FB8072", "#80B1D3", "#FDB462", "#B3DE69", "#FCCDE5",
          "#D9D9D9", "#BC80BD", "#CCEBC5", "#FFED6F")


## code

targetmatvec=unlist(targetmat)+1
yrange=range(targetmatvec[targetmatvec>0]);
# yrange[1]=1; # set the minimum value to 1
for(i in 1:length(targetmat)){
  vali=targetmat[[i]]+1;
  if(i==1){
    plot(1:length(vali),vali,type='b',las=1,pch=20,main=paste('sgRNAs in',targetgene),ylab='Read counts',xlab='Samples',xlim=c(0.7,length(vali)+0.3),ylim = yrange,col=colors[(i %% length(colors))],xaxt='n',log='y')
    axis(1,at=1:length(vali),labels=(collabel),las=2)
    # lines(0:100,rep(1,101),col='black');
  }else{
    lines(1:length(vali),vali,type='b',pch=20,col=colors[(i %% length(colors))])
  }
}




# parameters
# Do not modify the variables beginning with "__"
targetmat=list(c(7923.044206805181,6719.008923114268),c(7347.860851288564,7086.842294738029),c(27948.798337169617,25397.44233678525),c(5336.849415704543,5004.469819196941),c(8932.810542045461,7879.3780132036945),c(16678.61306300256,15580.889231576164),c(10497.309269050658,9253.91324400827),c(10717.157129381454,10024.669354943582),c(9089.601264141844,9034.907190508598),c(14826.948719983882,15289.284486308643))
targetgene="CTRL"
collabel=c("P3_F1.fq","P3_F4.fq")

# set up color using RColorBrewer
#library(RColorBrewer)
#colors <- brewer.pal(length(targetgenelist), "Set1")

colors=c( "#E41A1C", "#377EB8", "#4DAF4A", "#984EA3", "#FF7F00",  "#A65628", "#F781BF",
          "#999999", "#66C2A5", "#FC8D62", "#8DA0CB", "#E78AC3", "#A6D854", "#FFD92F", "#E5C494", "#B3B3B3", 
          "#8DD3C7", "#FFFFB3", "#BEBADA", "#FB8072", "#80B1D3", "#FDB462", "#B3DE69", "#FCCDE5",
          "#D9D9D9", "#BC80BD", "#CCEBC5", "#FFED6F")


## code

targetmatvec=unlist(targetmat)+1
yrange=range(targetmatvec[targetmatvec>0]);
# yrange[1]=1; # set the minimum value to 1
for(i in 1:length(targetmat)){
  vali=targetmat[[i]]+1;
  if(i==1){
    plot(1:length(vali),vali,type='b',las=1,pch=20,main=paste('sgRNAs in',targetgene),ylab='Read counts',xlab='Samples',xlim=c(0.7,length(vali)+0.3),ylim = yrange,col=colors[(i %% length(colors))],xaxt='n',log='y')
    axis(1,at=1:length(vali),labels=(collabel),las=2)
    # lines(0:100,rep(1,101),col='black');
  }else{
    lines(1:length(vali),vali,type='b',pch=20,col=colors[(i %% length(colors))])
  }
}



dev.off()
Sweave("P3_03_day3_summary.Rnw");
library(tools);

texi2dvi("P3_03_day3_summary.tex",pdf=TRUE);
